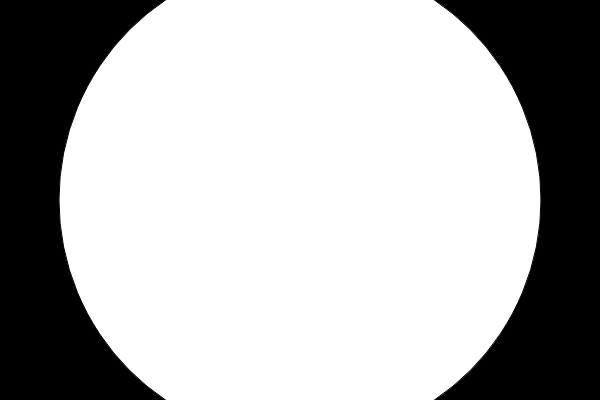
Frame 1 (no input)
Frame 60 (no input): identical to frame 1, image omitted
Frame 120 (the mouse pressed at the canvas centre since frame 60): identical to frame 1, image omitted

The p5.js sketch that drew this single still picture (run headless with seeded random() and noise() and a simulated clock; from frame 60 on, the mouse is pressed at the canvas centre):

// p5.js sketch
// ── sketch.js
var myFirstArray = []

function setup() {
  createCanvas(600,400);
  
  for(var i = 0; i < 5; i++){
    myFirstArray[i] = random(12);
    
  }
  
  print(myFirstArray);
  
  
  
}

function draw() {
  background(0);
  
  for(var i = 0; i < myFirstArray.length; i++){
    ellipse(width/2, height/2, myFirstArray[i] * 50 , myFirstArray[i] * 50);
  }
  
}
